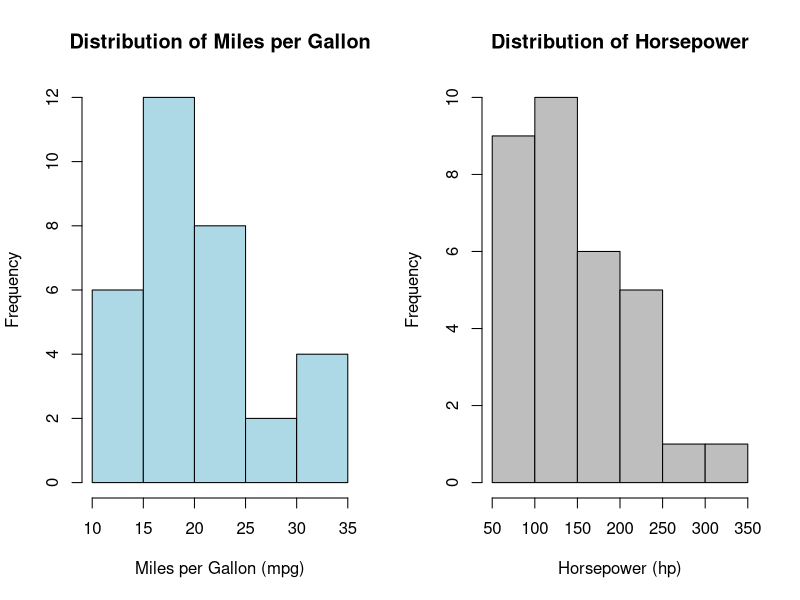
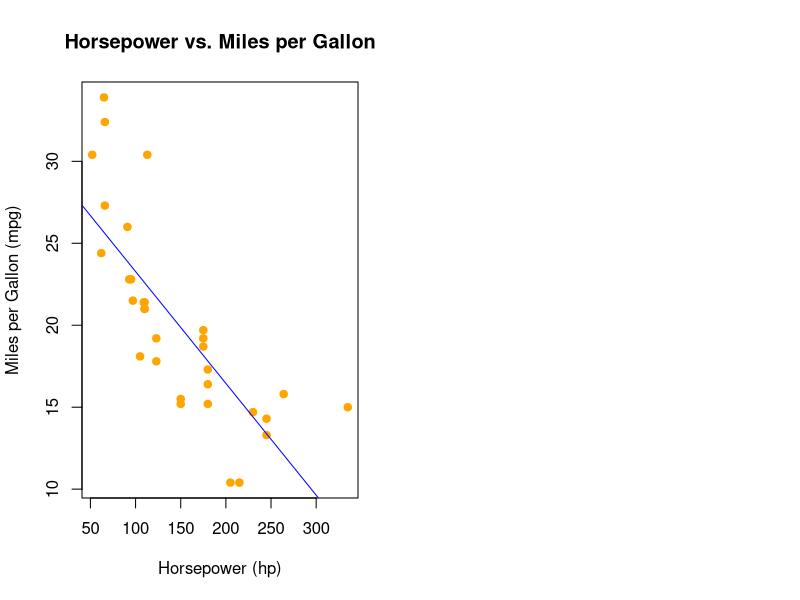

R code for these plots, in order:
## ---- chunk 1
head(mtcars)
summary(mtcars[, c("mpg", "hp")])
## ---- chunk 2
par(mfrow = c(1, 2))

# Histogram for mpg
hist(mtcars$mpg, 
     main = "Distribution of Miles per Gallon", 
     xlab = "Miles per Gallon (mpg)", 
     col = "lightblue", 
     border = "black")

# Histogram for hp
hist(mtcars$hp, 
     main = "Distribution of Horsepower", 
     xlab = "Horsepower (hp)", 
     col = "grey", 
     border = "black")
## ---- chunk 3
# Scatter plot
plot(mtcars$hp, mtcars$mpg, 
     main = "Horsepower vs. Miles per Gallon",
     xlab = "Horsepower (hp)", 
     ylab = "Miles per Gallon (mpg)", 
     pch = 19, col = "orange")

# Add a regression line
abline(lm(mpg ~ hp, data = mtcars), col = "blue")
